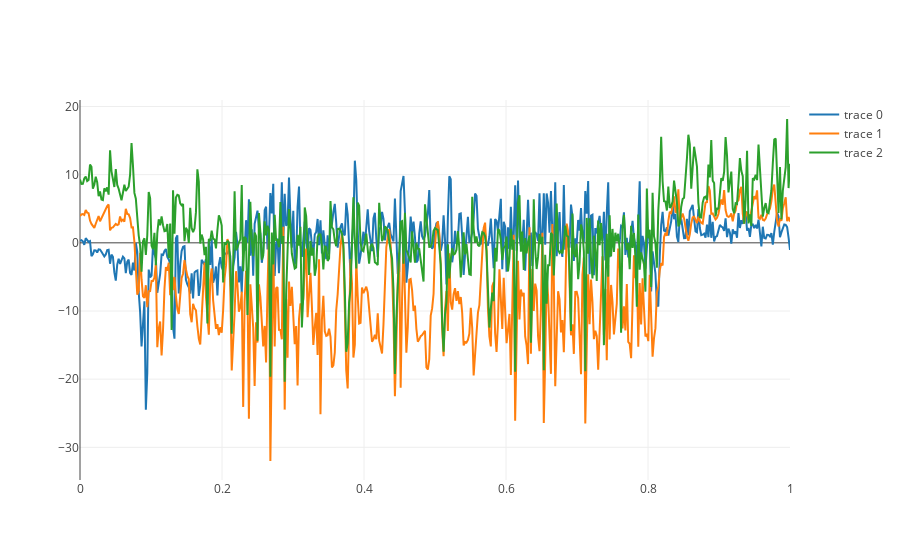

Source (notebook cell):
### Code cell
iplot(data)

### Figure 1 — Plotly figure (JSON) as saved in the notebook; plotly's stock layout.template omitted (floating-point values rounded to 4 significant figures; data arrays with more than 128 entries replaced by an {"elided": "..."} marker saying what was removed)
{"data": [{"type": "scatter", "x": {"elided": "497 float values"}, "y": {"elided": "497 float values"}}, {"type": "scatter", "x": {"elided": "497 float values"}, "y": {"elided": "497 float values"}}, {"type": "scatter", "x": {"elided": "497 float values"}, "y": {"elided": "497 float values"}}], "layout": {}}
